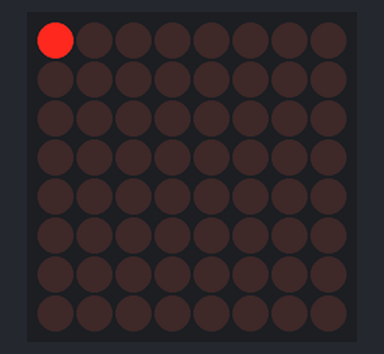
Recording of a sketch running on a simulated Arduino Uno, built with avr-gcc and run on an emulated ATmega328P. Shown: 8×8 LED matrix.

Above: at 0.01 s.
At 0.76 s:
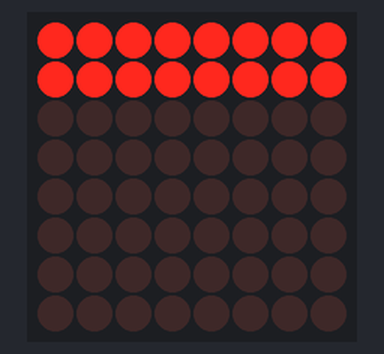
At 1.66 s:
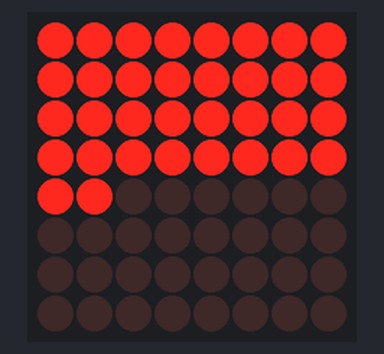
At 3.47 s:
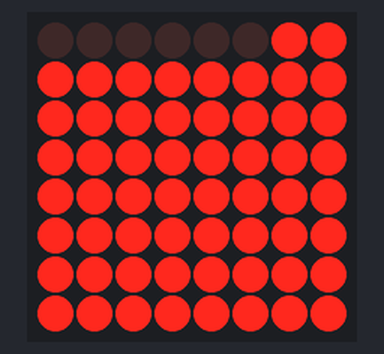
At 5.12 s:
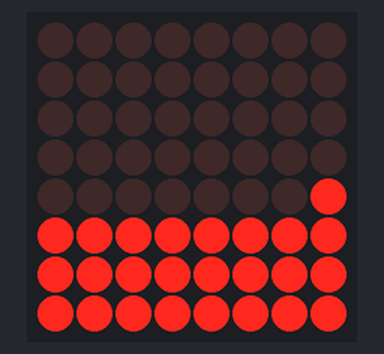
At 6.93 s:
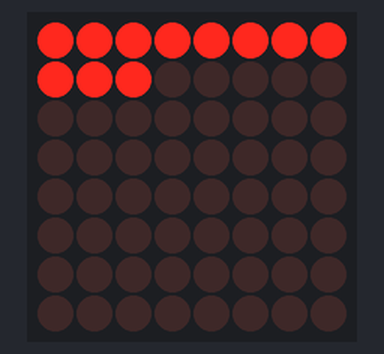

The sketch:

4_LED_Matrix_met_MAX7219.ino
```cpp
#include "LedControl.h"

LedControl MyLedmatrix = LedControl(11, 13, 10, 1); // DIN, CLK, CS, NRDEV

unsigned long delaytime = 50;           //Een variabele voor het wachten voordat we het display updaten.

void setup() {
  MyLedmatrix.shutdown(0, false);       // De MAX72XX IC is in slaapstand modus bij opstarten.
  MyLedmatrix.setIntensity(0, 8);       // Zet de helderheid op een medium niveau.
  MyLedmatrix.clearDisplay(0);          // Maak de dot matrix leeg (clear display).
}

void loop() {
  for (int row = 0; row < 8; row++) {   // Zet de ledjes stuk voor stuk aan.
    for (int col = 0; col < 8; col++) {
      MyLedmatrix.setLed(0, row, col, true);
      delay(delaytime);
    }
  }
  for (int row = 0; row < 8; row++) {   // Zet de ledjes stuk voor stuk uit.
    for (int col = 0; col < 8; col++) {
      MyLedmatrix.setLed(0, row, col, false);
      delay(delaytime);
    }
  }
}
```

Measured:
- by itself, everything shown: repeats every 6.4 s, in 128 steps
